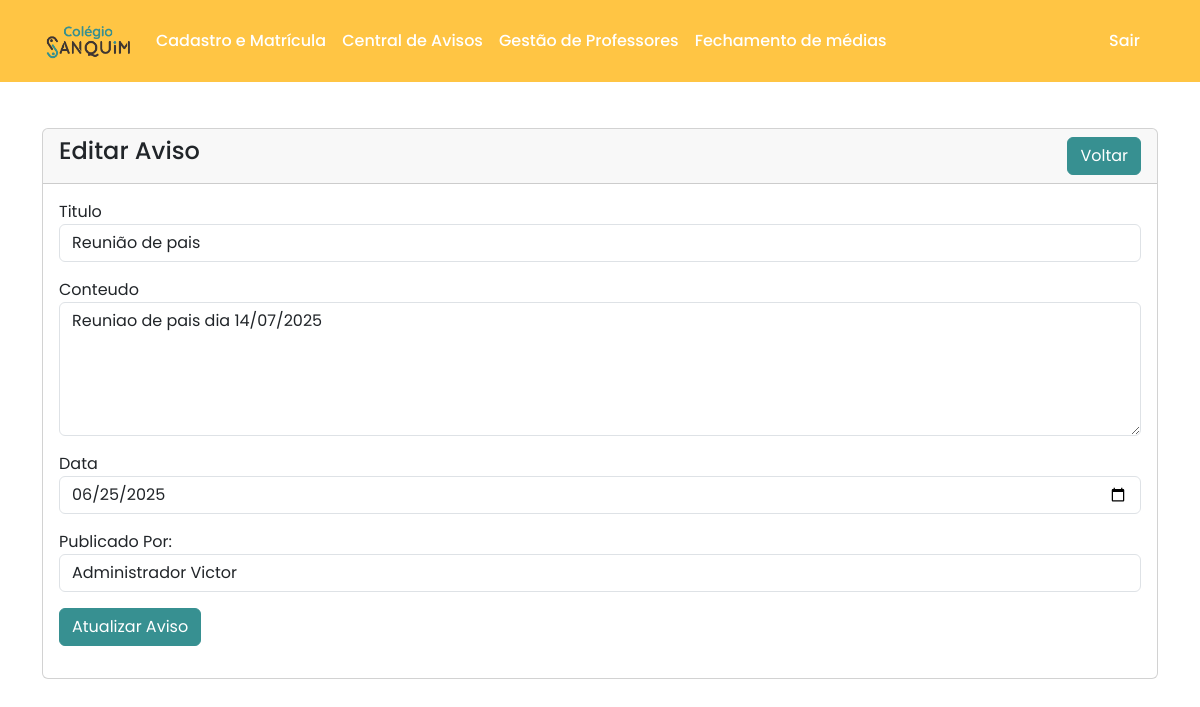
The app's page /Adm/phpAdm/aviso-edit.php?id=4 with its own data.
### tables this page shows
CREATE TABLE `avisos` (
  `id` int(11) NOT NULL,
  `titulo` varchar(255) NOT NULL,
  `conteudo` varchar(255) NOT NULL,
  `data` date NOT NULL,
  `publicado_por` varchar(30) NOT NULL
);

### Adm/phpAdm/aviso-edit.php (the view, shortened to what this page needs)
<?php
require 'conexao2.php';
?>
<!doctype html>
<html lang="pt-BR">
  <head>
    <link href="https://cdn.jsdelivr.net/npm/bootstrap@5.3.3/dist/css/bootstrap.min.css" rel="stylesheet">
  </head>
  <body>
    <?php
    include 'masterAdm.php';
    ?>
      <div class="container mt-5">
        <div class="row">
            <div class="col-md-12">
                <div class="card">
                    <div class="card-header">
                        <h4>Editar Aviso
                            <a href="central-avisos.php" class="btn btn-custom float-end">Voltar</a>
                        </h4>
                    </div>
                    <div class="card-body">
                    <?php
                    if (isset($_GET['id'])){
                        $aviso_id = mysqli_real_escape_string($conexao, $_GET['id']);
                        $sql = "SELECT * FROM avisos WHERE id='$aviso_id'";
                        $query = mysqli_query($conexao, $sql);
                        if (mysqli_num_rows($query) > 0){
                            $aviso = mysqli_fetch_array($query);
                    ?>
                        <form action="acoes-aviso.php" method="POST">
                            <div class="mb-3">
                                <label>Titulo</label>
                                <input type="text" name="titulo" value="<?= $aviso['titulo']; ?>" class="form-control" required>
                            </div>
                            <div class="mb-3">
                                <label>Conteudo</label>
                                <textarea name="conteudo" class="form-control" rows="5" required><?= htmlspecialchars($aviso['conteudo']); ?></textarea>
                            </div>
                            <div class="mb-3">
                                <label>Data</label>
                                <input type="date" name="data" value="<?= $aviso['data']; ?>" class="form-control" required>
                            </div>
                            <div class="mb-3">
                                <label>Publicado Por:</label>
                                <input type="text" name="publicado_por" value="<?= $aviso['publicado_por']; ?>" class="form-control" required>
                            </div>
                            <div class="mb-3">
                                <button type="submit" name="update_aviso" class="btn btn-custom">Atualizar Aviso</button>
                            </div>
                        </form>
                        <?php
                        } else {
                            echo "<h5>Aviso não encontrado</h5>";
                        }
                    }
                        ?>
                    </div>
                </div>
            </div>
        </div>
      </div>
  </body>
</html>

### Adm/phpAdm/aviso-edit.php (style rules this page uses)
.btn-custom { background-color: #379091; border-color: #379091; color: #fff; }

### records on screen
avisos: titulo "Reunião de pais", conteudo "Reuniao de pais dia 14/07/2025", data "06/25/2025", publicado_por "Administrador Victor"
